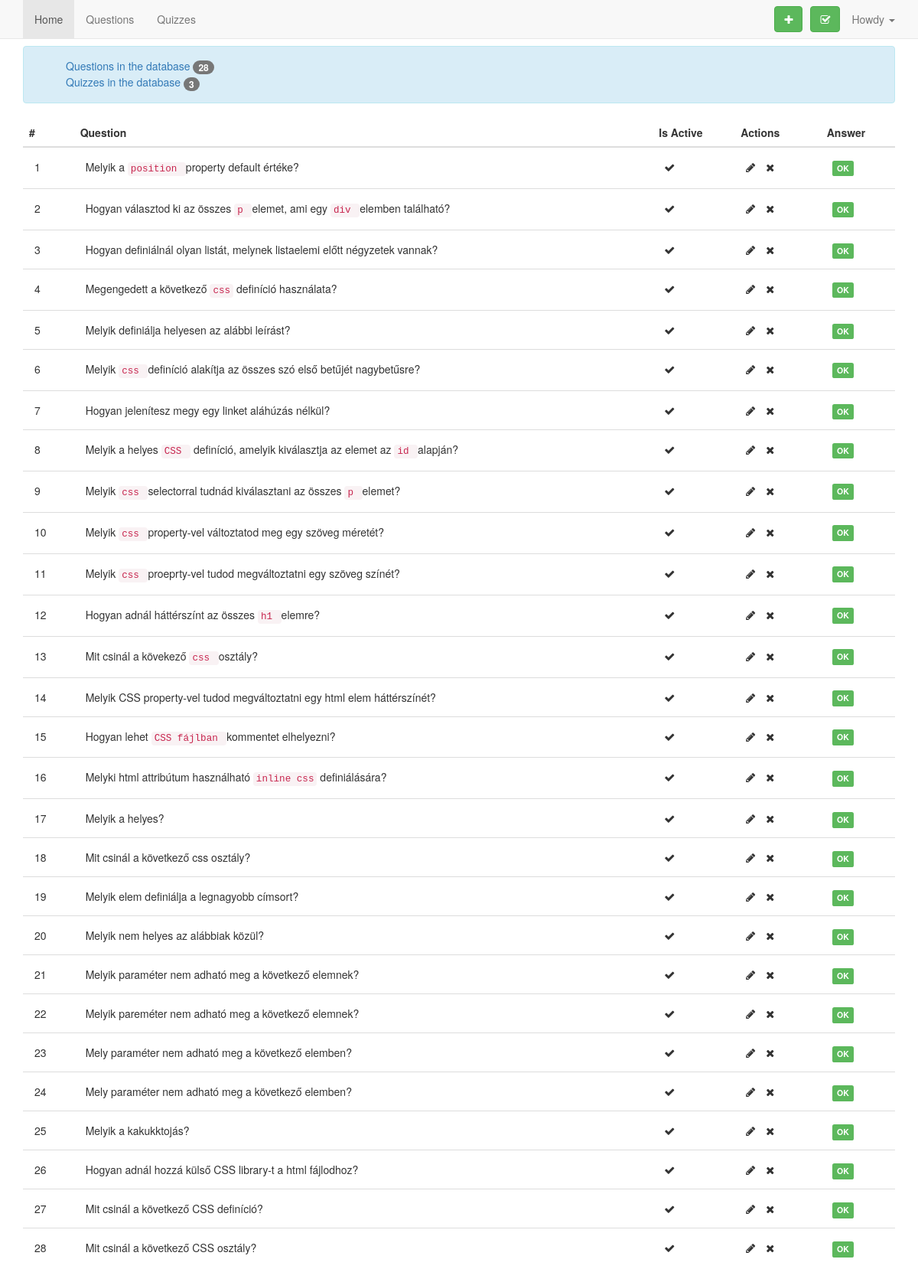
Page /quiz_db/questions.php on the committed database.
### tables this page shows
CREATE TABLE `questions` (
  `id` int(11) unsigned NOT NULL,
  `question` varchar(255) DEFAULT NULL,
  `is_active` tinyint(1) DEFAULT NULL,
  `description` varchar(255) NOT NULL,
  `owner` varchar(255) NOT NULL,
  `tags` varchar(255) NOT NULL
);

### quiz_db/MySQL.php (called while the page is built, shortened)
<?php
class MySQL {
    private static $mysql_connection;
    static function connect() {
        $mysqlDatas = require(__DIR__ . "/configClass.php");
        self::$mysql_connection = new mysqli($mysqlDatas["mysql_host"], $mysqlDatas["mysql_username"], $mysqlDatas["mysql_password"], $mysqlDatas["mysql_database"]);
        self::$mysql_connection->set_charset("utf8");
        return mysqli_connect_errno();
    }
    static function getRows($query) {
        $array = array();
        if ( $result = self::$mysql_connection->query($query) ) {
            while ( $row = $result->fetch_object() ) {
                $array[] = $row;
            }
        }
        return $array;
    }
    static function countEntry($table, $key, $value) {
        $query = "SELECT id FROM " . '`'.$table.'`' . " WHERE " . '`'.$key.'`' . "='" . $value . "' ;";
        return count(self::getRows($query)) ;
    }
    static function countEverything($table, $key, $value) {
        $query = "SELECT id FROM " . '`'.$table.'`' . " WHERE " . '`'.$key.'`' . " LIKE '" . $value . "' ;";
        return count(self::getRows($query)) ;
    }
}
?>

### quiz_db/functions.php (the view, shortened to what this page needs)
<?php
include_once("MySQL.php");
function getAllQuestions () {
    $getAllProjectsSql = "SELECT * FROM `questions` ORDER BY `id` DESC  ";
    $rows = MySQL::getRows($getAllProjectsSql);
    $count = 0;
    foreach ($rows as $row ) {
      $count++;
      $id = $row->id;
      $question = $row->question;
      $isActive = $row->is_active;
      if ($isActive) {
        $icon = '<i class="fa fa-check"></i>';
      } else {
        $icon = '<i class="fa fa-times"></i>';
      }
      $hasAnswer = checkIfQuestionHasAnswer($id);
      if ($hasAnswer == 0) {
        $answerBadge = '<span class="label label-danger">Missing answer</span>';
      } else {
        $answerBadge = '<span class="label label-success">OK</span>';
      }
      echo '<tr class="clickable-row" data-id="'.$id.'">
      <td>'.$count.'</td>
      <td class="linkme">'.$question.'</td>
      <td>'.$icon.'</td>
      <td>
        <i class="fa fa-pencil action-icon"></i>
        <i class="fa fa-times action-icon"></i>
      </td>
      <td>
      '.$answerBadge.'
      </td>
      </tr>
      ';
    }
}
function checkIfQuestionHasAnswer ($question) {
    $result = MySQL::countEntry('answers', 'question_id', $question);
    return $result;
}
function  countAllQuizInDb() {
  $result = MySQL::countEverything('quizs', 'id', "%");
  return $result;
}
function countAllQuestionsInDb () {
    $result = MySQL::countEverything('questions', 'id', "%");
    return $result;
}
?>

### quiz_db/questions.php (shortened to what this page needs)
<?php
include_once("functions.php");
$numberOfQuestions = countAllQuestionsInDb();
$numberOfQuiz = countAllQuizInDb();
?>
<!DOCTYPE html>
<html>
<head>
    <link rel="stylesheet" href="https://maxcdn.bootstrapcdn.com/bootstrap/3.3.7/css/bootstrap.min.css" />
    <link rel="stylesheet" href="css/questions.css" />
    <link rel="stylesheet" href="https://maxcdn.bootstrapcdn.com/font-awesome/4.7.0/css/font-awesome.min.css" />
    <link rel="stylesheet" href="https://cdn.jsdelivr.net/simplemde/latest/simplemde.min.css">
    <link href="https://cdnjs.cloudflare.com/ajax/libs/select2/4.0.3/css/select2.min.css" rel="stylesheet" />
</head>
  <body>
      <?php include_once("menu.php"); ?>
      <div id="main" class="container">
        <div id="questions" class="row">
          <div class="col-lg-12">
            <div class="alert alert-info" role="alert">
                <ul class="stat">
                  <li>
                    <a href="#">Questions in the database <span class="badge"><?php echo $numberOfQuestions; ?></span></a>
                  </li>
                  <li>
                    <a href="quizzes.php">Quizzes in the database <span class="badge"><?php echo $numberOfQuiz; ?></span></a>
                  </li>
                </ul>
            </div>
            <table id="" class="table table-hover">
              <thead>
                <tr>
                  <th>#</th>
                  <th>Question</th>
                  <th>Is Active</th>
                  <th>Actions</th>
                  <th>Answer</th>
                </tr>
              </thead>
              <tbody>
                <?php getAllQuestions();?>
              </tbody>
            </table>
          </div>
        </div>
      </div>
  </body>
</html>

### quiz_db/menu.php (shortened to what this page needs)
<nav id="nav-header" class="navbar navbar-default navbar-fixed-top">
  <div class="container">
    <ul class="nav navbar-nav">
      <li class="active">
        <a href="index.php">Home</a>
      </li>
      <?php
      if ($_SESSION['user_level'] == 0) {
        echo '<li>
          <a href="questions.php">Questions</a>
        </li>
        <li>
          <a href="quizzes.php">Quizzes</a>
        </li>';
      }
      ?>
    </ul>
    <ul class="nav navbar-nav navbar-right">
        <li class="dropdown">
          <a href="#" class="dropdown-toggle" data-toggle="dropdown" role="button" aria-haspopup="true" aria-expanded="false">Howdy <?php echo $_SESSION['username'] ?> <span class="caret"></span></a>
        </li>
      </ul>
    <?php
      if ($_SESSION['user_level'] == 0) {
        echo '<button id="" type="button" class="btn btn-success navbar-btn pull-right">
          <a href="createnewquiz.php">
            <i class="fa fa-check-square-o"></i>
          </a>
        </button>
        <button id="showaddnewquestionform" type="button" class="btn btn-success navbar-btn pull-right">
            <i class="fa fa-plus"></i>
        </button>';
      }
    ?>
    </div>
</nav>

### quiz_db/css/questions.css (style rules this page uses)
table#questions, #questions { margin-top: 40px; }
.action-icon { margin-right: 10px; }
.table>tbody>tr>td { padding: 15px; }
div#main { margin-top: 20px; }
code { color: #c7254e !important; }
ul.stat { list-style-type: none; }
.navbar-btn { margin-left: 10px; }
.navbar-btn a { color: #fff; }

### rows in the picture
questions: question "Melyik a position property default értéke?", is_active 1 (drawn)
questions: question "Hogyan választod ki az összes p elemet, ami egy div elemben található?", is_active 1 (drawn)
questions: question "Hogyan definiálnál olyan listát, melynek listaelemi előtt négyzetek vannak?", is_active 1 (drawn)
questions: question "Megengedett a következő css definíció használata?", is_active 1 (drawn)
questions: question "Melyik definiálja helyesen az alábbi leírást?", is_active 1 (drawn)
questions: question "Melyik css definíció alakítja az összes szó első betűjét nagybetűsre?", is_active 1 (drawn)
questions: question "Hogyan jelenítesz megy egy linket aláhúzás nélkül?", is_active 1 (drawn)
questions: question "Melyik a helyes CSS definíció, amelyik kiválasztja az elemet az id alapján?", is_active 1 (drawn)
questions: question "Melyik css selectorral tudnád kiválasztani az összes p elemet?", is_active 1 (drawn)
questions: question "Melyik css property-vel változtatod meg egy szöveg méretét?", is_active 1 (drawn)
questions: question "Melyik css proeprty-vel tudod megváltoztatni egy szöveg színét?", is_active 1 (drawn)
questions: question "Hogyan adnál háttérszínt az összes h1 elemre?", is_active 1 (drawn)
questions: question "Mit csinál a kövekező css osztály?", is_active 1 (drawn)
questions: question "Melyik CSS property-vel tudod megváltoztatni egy html elem háttérszínét?", is_active 1 (drawn)
questions: question "Hogyan lehet CSS fájlban kommentet elhelyezni?", is_active 1 (drawn)
questions: question "Melyki html attribútum használható inline css definiálására?", is_active 1 (drawn)
questions: question "Melyik a helyes?", is_active 1 (drawn)
questions: question "Mit csinál a következő css osztály?", is_active 1 (drawn)
questions: question "Melyik elem definiálja a legnagyobb címsort?", is_active 1 (drawn)
questions: question "Melyik nem helyes az alábbiak közül?", is_active 1 (drawn)
questions: question "Melyik paraméter nem adható meg a következő elemnek?", is_active 1 (drawn)
questions: question "Melyik pareméter nem adható meg a következő elemnek?", is_active 1 (drawn)
questions: question "Mely paraméter nem adható meg a következő elemben?", is_active 1 (drawn)
questions: question "Mely paraméter nem adható meg a következő elemben?", is_active 1 (drawn)
questions: question "Melyik a kakukktojás?", is_active 1 (drawn)
questions: question "Hogyan adnál hozzá külső CSS library-t a html fájlodhoz?", is_active 1 (drawn)
questions: question "Mit csinál a következő CSS definíció?", is_active 1 (drawn)
questions: question "Mit csinál a következő CSS osztály?", is_active 1 (drawn)

### other values in the picture
$numberOfQuestions "28"
$numberOfQuiz "3"
